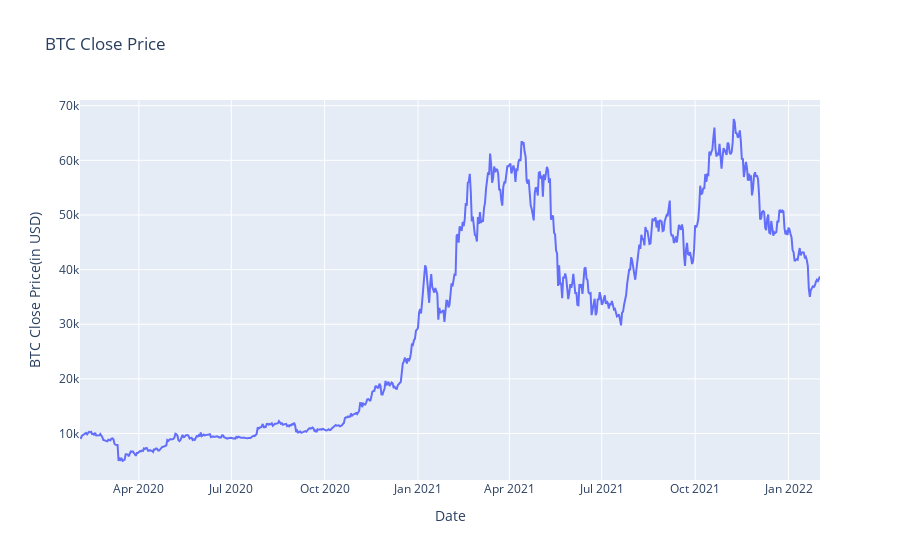

Notebook code cell kept with this figure:
### Markdown cell above
## Question 5

### Code cell
fig = px.line(df_btceth, y="BTC_close", title='BTC Close Price', labels = {'BTC_close':'BTC Close Price(in USD)'})
fig.show()

### Figure 1 — Plotly figure (JSON) as saved in the notebook; plotly's stock layout.template omitted (floating-point values rounded to 4 significant figures; data arrays with more than 128 entries replaced by an {"elided": "..."} marker saying what was removed)
{"data": [{"hovertemplate": "Date=%{x}<br>BTC Close Price(in USD)=%{y}<extra></extra>", "legendgroup": "", "line": {"color": "#636efa", "dash": "solid"}, "marker": {"symbol": "circle"}, "mode": "lines", "name": "", "orientation": "v", "showlegend": false, "type": "scatter", "x": {"elided": "730 str values"}, "xaxis": "x", "y": {"elided": "730 float values"}, "yaxis": "y"}], "layout": {"legend": {"tracegroupgap": 0}, "title": {"text": "BTC Close Price"}, "xaxis": {"anchor": "y", "domain": [0, 1], "title": {"text": "Date"}}, "yaxis": {"anchor": "x", "domain": [0, 1], "title": {"text": "BTC Close Price(in USD)"}}}}
